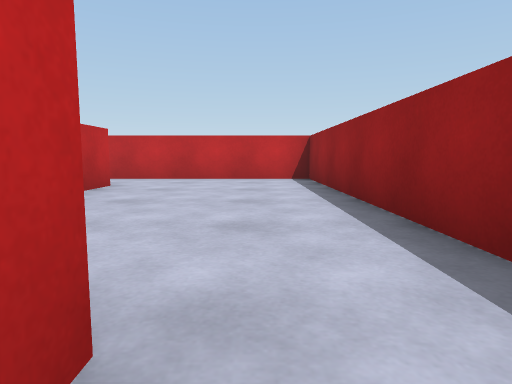
View 1 (above)

24 first-person views from a walk through a scene from a Unity 3-D project. The camera is 0.51 m above the floor, tilts 6° down and sees 75° across. The floor is counted in squares, 1 m on a side. Each view is taken from the middle of a square. On the plan, view 1 faces up. The plan holds only what a view shows up to about 9 squares ahead; the rest is blank. The player character is not drawn.

View 2
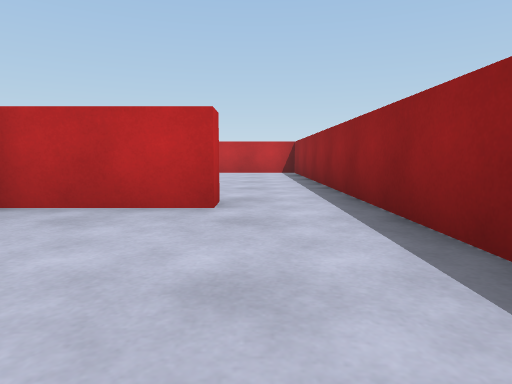

View 3
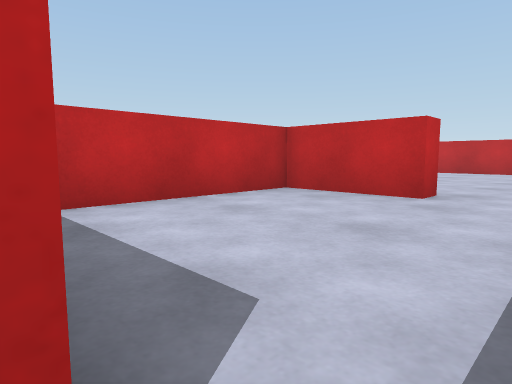

View 4
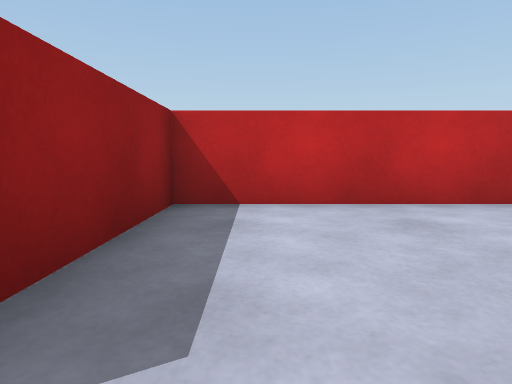

View 5
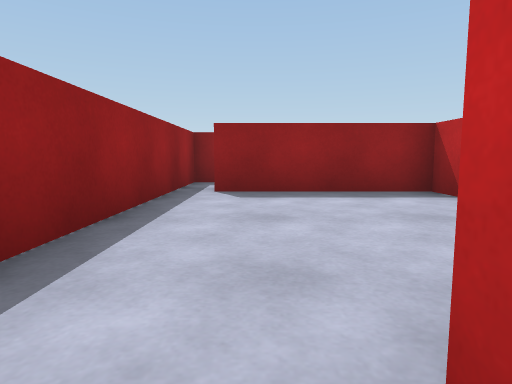

View 6
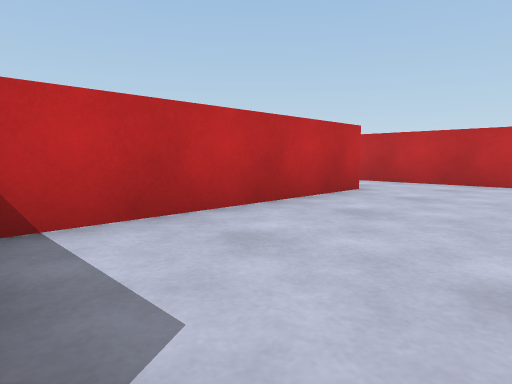

View 7
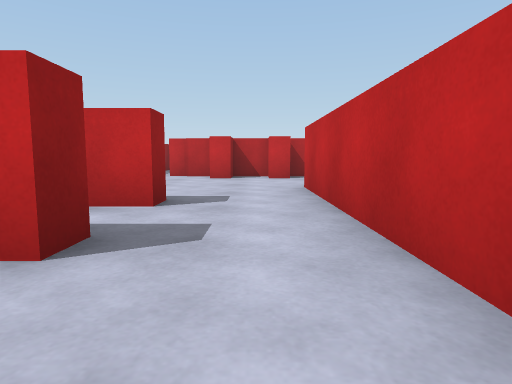

View 8
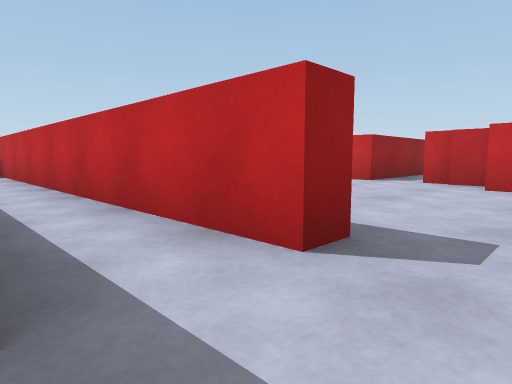

View 9
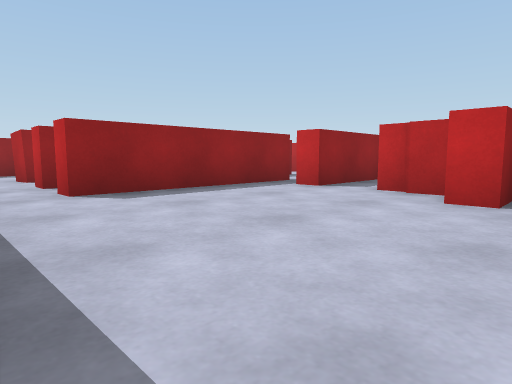

View 10
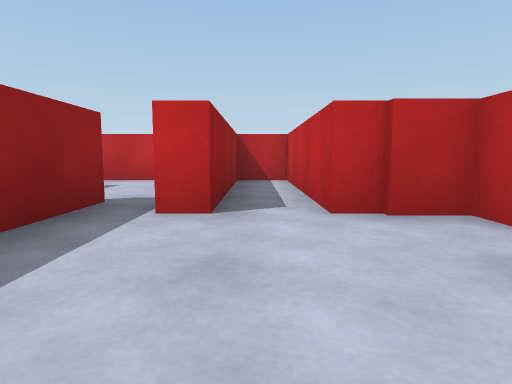

View 11
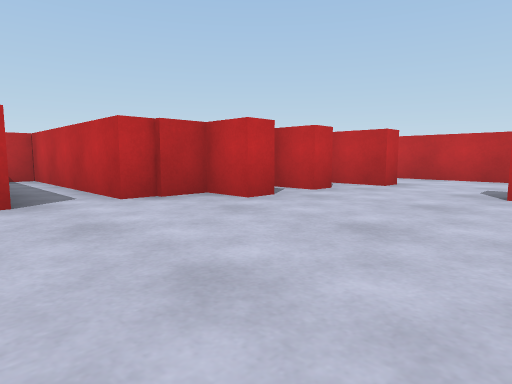

View 12
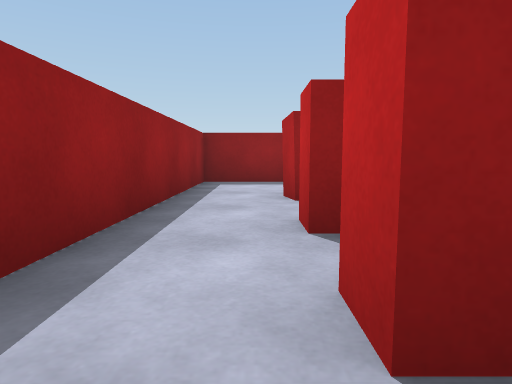

View 13
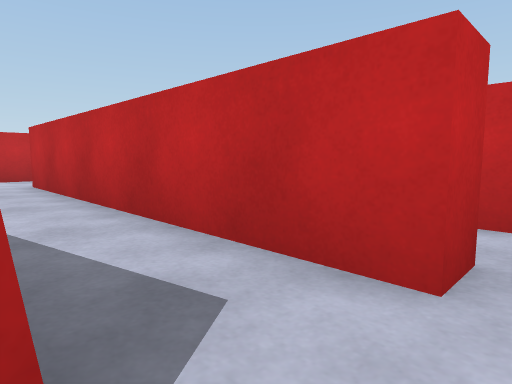

View 14
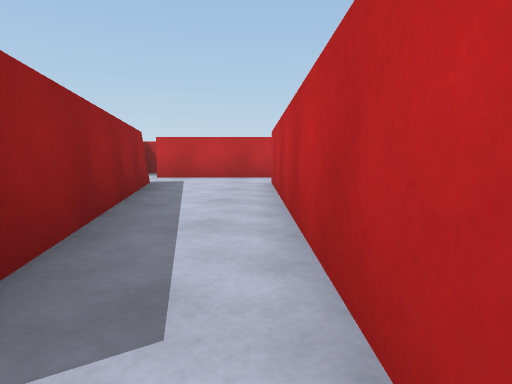

View 15
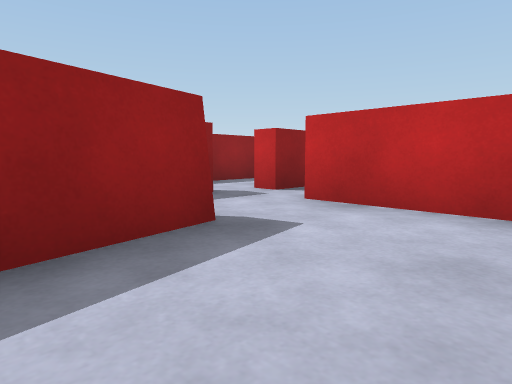

View 16
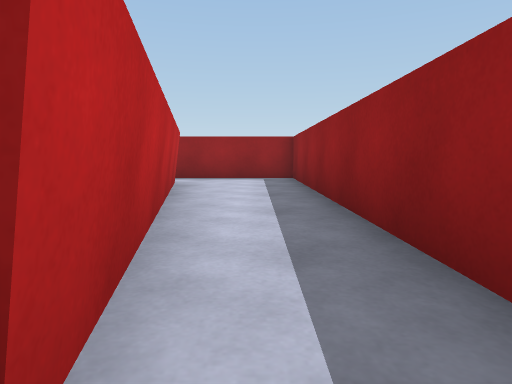

View 17
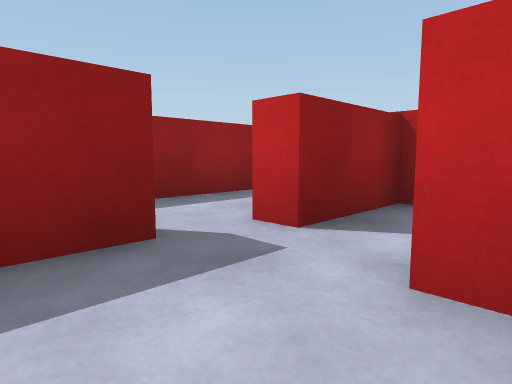

View 18
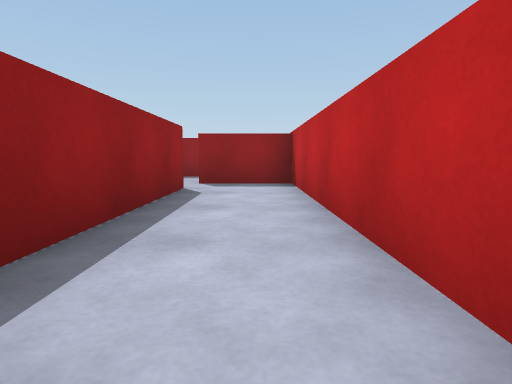

View 19
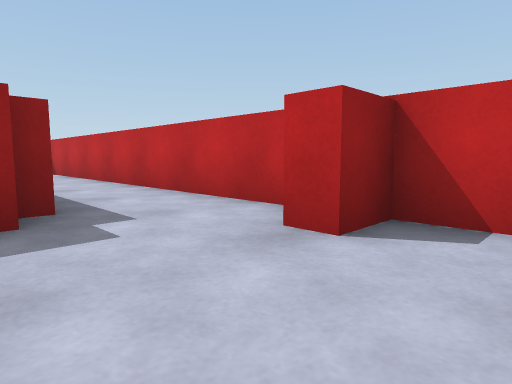

View 20
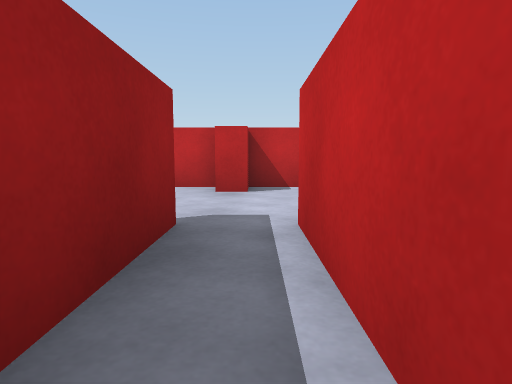

View 21
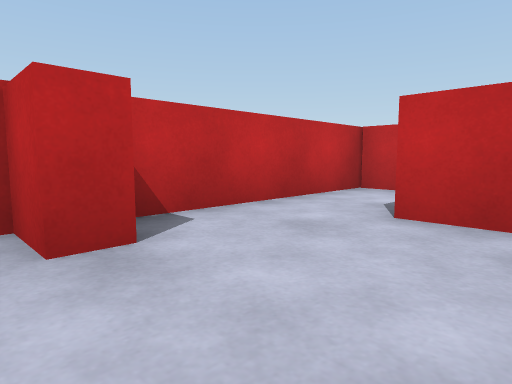

View 22
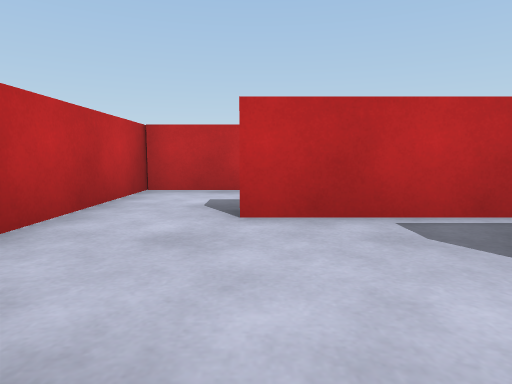

View 23
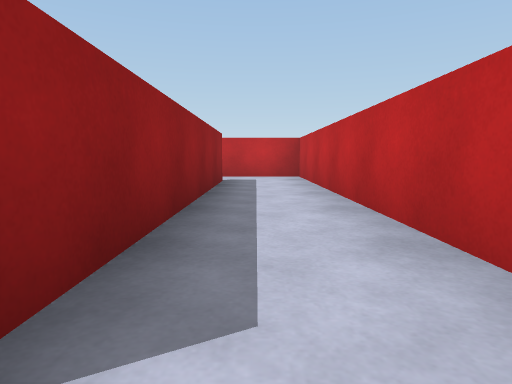

View 24
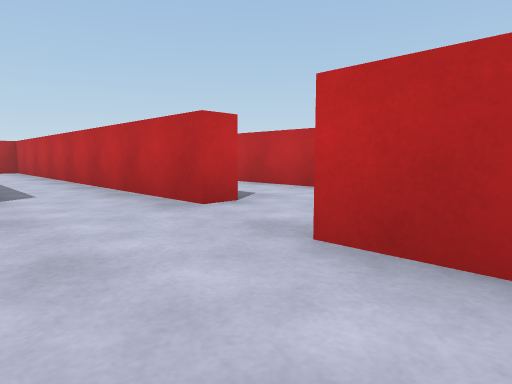

### Floor plan
Points are (right, up) in squares from view 1. A wall is a line through its corners. A room is listed if a view was taken in it or the views show most of it. See-through windows are left out.
Room 1 (views 1, 2, 4, 5, 6)
walls: (-0.4, 0.9) (-0.4, 0.3) (-2.6, 0.3) (-2.6, -3.9) (0.6, -3.9); (1.3, -3.4) (1.3, 1.5)
ways out: opening at (1, -4) to room 2; opening at (0.5, 1) to room 3
Room 2 (view 3)
walls: (0.8, -5.7) (1.3, -5.7) (1.3, -3.4); (-16.8, -5.7) (-14, -5.7)
ways out: opening at (1, -4) to room 1
Room 3 (view 7)
walls: (-2.6, 5.9) (-2.6, 1.2); (1.3, 1.5) (1.3, 7.8) (-2.4, 7.8)
ways out: opening at (0.5, 1) to room 1; opening at (-3, 6.5) to room 4
Room 4 (view 8)
walls: (-4.4, 5.9) (-4.4, -3.8); (-3.1, 5.9) (-2.6, 5.9); (-2.4, 7.8) (-4.6, 7.8)
ways out: opening at (-3, 6.5) to room 3; opening at (-5, 6.5) to room 5
Room 5 (views 9, 10, 11, 12)
walls: (-9, 7.3) (-10, 7.3) (-10, 6.4) (-9, 6.4) (-9, 5.9) (-10, 5.9) (-10, 4.7) (-14.3, 4.7) (-14.3, 3.6) (-10, 3.6) (-10, 3); (-5, 5.9) (-4.4, 5.9); (-8.5, 8.8) (-9.8, 8.8); (-10.9, 2.3) (-6.3, 2.3); (-4.6, 7.8) (-6.8, 7.8)
ways out: opening at (-5, 6.5) to room 4; opening at (-6, 1.5) to room 7; opening at (-7.5, 8) to room 10
Room 6 (views 13, 16)
walls: (-6.5, -0.9) (-6.4, -1.5) (-12.6, -2.7); (-14.1, -3.9) (-4.9, -3.9) (-4.9, -0.4)
ways out: opening at (-13.5, -2) to room 7; opening at (-6, 0) to room 7; opening at (-15, -3) to room 8
Room 7 (views 14, 15, 17)
walls: (-12.7, -2.2) (-6.5, -0.9); (-14.3, 1.9) (-14.3, -2.5); (-6.3, 0.9) (-6.3, 0.3) (-12.8, 0.3); (-6.3, 2.3) (-6.3, 1.8); (-4.9, -0.4) (-4.9, 1.8)
ways out: opening at (-6, 1.5) to room 5; opening at (-13.5, -2) to room 6; opening at (-6, 0) to room 6
Room 8 (views 18, 22)
walls: (-15.9, 6.4) (-16.7, 6.4) (-16.7, -3.5) (-14.9, -3.5); (-14.8, -2.5) (-14.8, 1.5)
ways out: opening at (-15, -3) to room 6; opening at (-15, 6) to room 9
Room 9 (views 19, 20, 21)
walls: (-13.6, 6.4) (-11.8, 6.4); (-12.8, 8.8) (-15.2, 8.8); (-11.4, 7.3) (-13.6, 7.3); (-16.7, 9.6) (-16.7, 6.9) (-15.9, 6.9) (-15.9, 6.4)
ways out: opening at (-15, 6) to room 8; opening at (-16, 9) to room 10
Room 10 (views 23, 24)
walls: (-6.9, 11.1) (-16.7, 11.1) (-16.7, 9.6); (-4.1, 10.7) (-5.2, 10.7); (-8.5, 9.4) (-8.5, 8.8); (-9, 7.9) (-9, 7.3); (-15.2, 9.3) (-8.9, 9.3)
ways out: opening at (-7.5, 8) to room 5; opening at (-16, 9) to room 9; opening at (-6, 11)

Where each view was taken, in squares from view 1:
view 1: 0 up, 0 right, facing up
view 2: 3 down, 0 right, facing up
view 3: 4 down, 1 right, facing up-left
view 4: 3 down, 1 right, facing left
view 5: 1 up, 0 right, facing down
view 6: 1 up, 0 right, facing up-left
view 7: 7 up, 1 left, facing left
view 8: 7 up, 3 left, facing down-left
view 9: 7 up, 5 left, facing down-left
view 10: 4 up, 7 left, facing left
view 11: 3 up, 6 left, facing up-left
view 12: 3 up, 6 left, facing down
view 13: 1 down, 6 left, facing up-left
view 14: 0 up, 6 left, facing left
view 15: 0 up, 11 left, facing down-left
view 16: 3 down, 13 left, facing right
view 17: 2 down, 13 left, facing down-left
view 18: 3 up, 16 left, facing down
view 19: 8 up, 14 left, facing down-left
view 20: 7 up, 11 left, facing left
view 21: 6 up, 14 left, facing up-left
view 22: 6 up, 15 left, facing up
view 23: 10 up, 8 left, facing left
view 24: 9 up, 4 left, facing up-left
